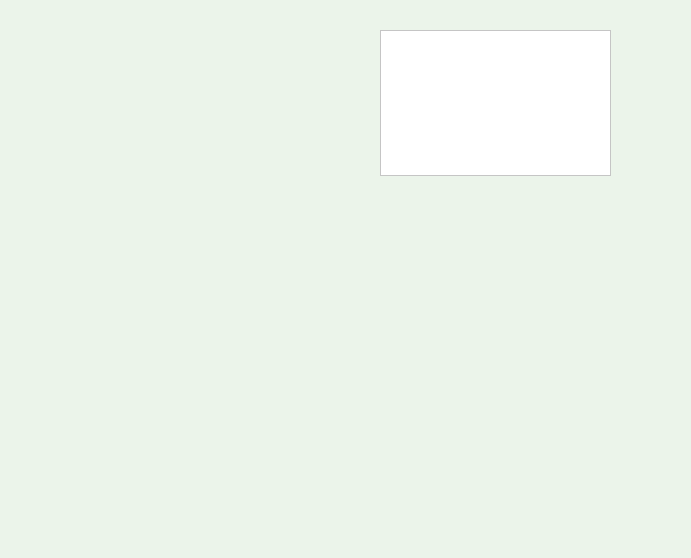
<?xml version="1.0" encoding="UTF-8"?>
<ui version="4.0">
 <class>scoreFinish</class>
 <widget class="QWidget" name="scoreFinish">
  <property name="geometry">
   <rect>
    <x>0</x>
    <y>0</y>
    <width>691</width>
    <height>558</height>
   </rect>
  </property>
  <property name="minimumSize">
   <size>
    <width>691</width>
    <height>558</height>
   </size>
  </property>
  <property name="maximumSize">
   <size>
    <width>691</width>
    <height>558</height>
   </size>
  </property>
  <property name="windowTitle">
   <string>Form</string>
  </property>
  <property name="styleSheet">
   <string notr="true">background-color: rgb(235, 244, 234);</string>
  </property>
  <widget class="QWidget" name="verticalLayoutWidget">
   <property name="geometry">
    <rect>
     <x>30</x>
     <y>210</y>
     <width>281</width>
     <height>301</height>
    </rect>
   </property>
   <layout class="QVBoxLayout" name="verticalLayout"/>
  </widget>
  <widget class="QTableWidget" name="scoTable">
   <property name="geometry">
    <rect>
     <x>380</x>
     <y>30</y>
     <width>231</width>
     <height>146</height>
    </rect>
   </property>
   <property name="styleSheet">
    <string notr="true">background-color: rgb(255,255,255);</string>
   </property>
  </widget>
  <widget class="QLabel" name="label2">
   <property name="geometry">
    <rect>
     <x>100</x>
     <y>110</y>
     <width>211</width>
     <height>21</height>
    </rect>
   </property>
   <property name="font">
    <font>
     <family>楷体</family>
     <pointsize>11</pointsize>
    </font>
   </property>
   <property name="text">
    <string/>
   </property>
  </widget>
  <widget class="QLabel" name="label1">
   <property name="geometry">
    <rect>
     <x>100</x>
     <y>80</y>
     <width>221</width>
     <height>20</height>
    </rect>
   </property>
   <property name="font">
    <font>
     <family>楷体</family>
     <pointsize>11</pointsize>
    </font>
   </property>
   <property name="text">
    <string/>
   </property>
  </widget>
  <widget class="QWidget" name="gridLayoutWidget">
   <property name="geometry">
    <rect>
     <x>340</x>
     <y>210</y>
     <width>321</width>
     <height>301</height>
    </rect>
   </property>
   <layout class="QGridLayout" name="gridLayout"/>
  </widget>
  <widget class="QLabel" name="label">
   <property name="geometry">
    <rect>
     <x>50</x>
     <y>80</y>
     <width>41</width>
     <height>41</height>
    </rect>
   </property>
   <property name="text">
    <string/>
   </property>
  </widget>
 </widget>
 <resources/>
 <connections/>
</ui>
